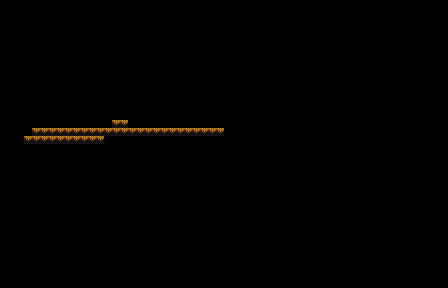

A 2D game scene composited from a Tiled map and its tileset images. What follows is a short description and the map's XML, with each tile layer's data collapsed to a summary:
An orthogonal 56x36 tile map with 8x8 px tiles, 4 tile layers (water_bg, walls, base, water) and 7 objects.

<map version="1.2" tiledversion="1.2.1" orientation="orthogonal" renderorder="right-down" width="56" height="36" tilewidth="8" tileheight="8" infinite="0" nextlayerid="21" nextobjectid="9">
 <properties>
  <property name="inside" value="false" />
  <property name="name" value="Fourth Stratum: Polarity Peak" />
  <property name="season" value="winter" />
 </properties>
 <tileset firstgid="1" name="updtileset" tilewidth="8" tileheight="8" spacing="2" margin="1" tilecount="280" columns="10">
  <image source="updtileset.png" trans="ff00ff" width="100" height="288" />
 </tileset>
 <layer id="11" name="water_bg" width="56" height="36">
  <data>[2016 cells, 0 non-empty, 0 distinct tile ids]</data>
 </layer>
 <layer id="12" name="walls" width="56" height="36">
  <data>[2016 cells, 0 non-empty, 0 distinct tile ids]</data>
 </layer>
 <layer id="13" name="base" width="56" height="36">
  <data>[2016 cells, 36 non-empty, 1 distinct tile ids]</data>
 </layer>
 <layer id="14" name="water" width="56" height="36">
  <data>[2016 cells, 0 non-empty, 0 distinct tile ids]</data>
 </layer>
 <objectgroup id="18" name="subareas" visible="0">
  <object id="6" x="0" y="0" width="448" height="288">
   <properties>
    <property name="name" value="s4" />
   </properties>
  </object>
 </objectgroup>
 <objectgroup id="7" name="fishingzones" visible="0" />
 <objectgroup id="8" name="transitions">
  <object id="4" x="216" y="8" width="8" height="120">
   <properties>
    <property name="animation" value="up" />
    <property name="areaSpawn" value="SPapexEntrance" />
    <property name="areaTo" value="APEX" />
    <property name="automatic" value="yes" />
   </properties>
  </object>
  <object id="5" x="24" y="0" width="16" height="128">
   <properties>
    <property name="animation" value="down" />
    <property name="areaSpawn" value="SPs3exit" />
    <property name="areaTo" value="S3" />
    <property name="automatic" value="yes" />
   </properties>
  </object>
 </objectgroup>
 <objectgroup id="15" name="zones" visible="0" />
 <objectgroup id="20" name="sounds" />
 <objectgroup id="16" name="cutscenes" visible="0" />
 <objectgroup id="9" name="spawnzones" visible="0" />
 <objectgroup id="10" name="entity" visible="0" />
 <objectgroup id="6" name="waypoints">
  <object id="1" x="64" y="128">
   <properties>
    <property name="name" value="SPs4entrance" />
   </properties>
   <point />
  </object>
  <object id="2" x="192" y="128">
   <properties>
    <property name="name" value="SPs4exit" />
   </properties>
   <point />
  </object>
  <object id="7" x="32" y="128">
   <properties>
    <property name="name" value="TRs4entrance" />
   </properties>
   <point />
  </object>
  <object id="8" x="224" y="128">
   <properties>
    <property name="name" value="TRs4exit" />
   </properties>
   <point />
  </object>
 </objectgroup>
 <objectgroup id="19" name="pathing" />
</map>
